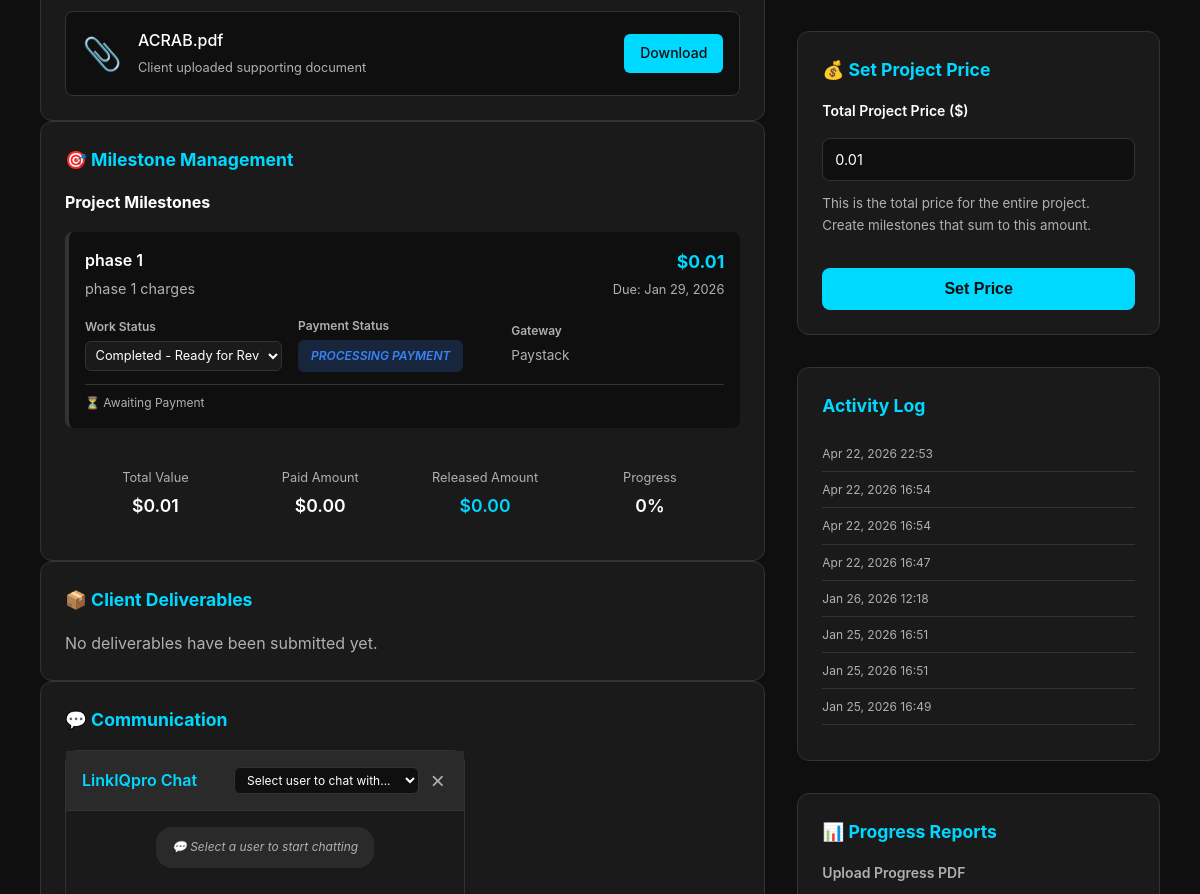
Before: /dashboard/admin/project/SIQ-TZ6ABV/ (signed in, middle part) with the older database file.
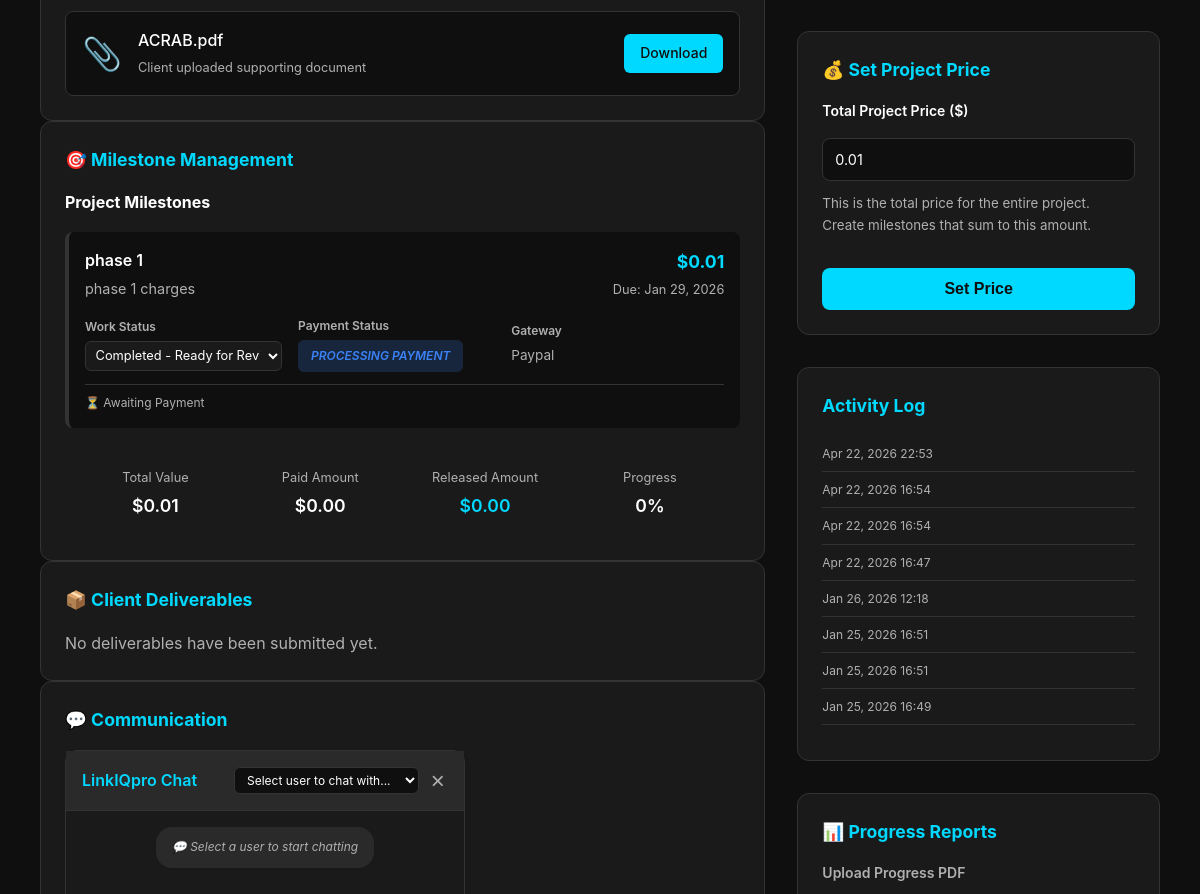
After: the same page with the newer database file.
### apps/projects/models.py (models this page shows, shortened)
class Milestone(models.Model):
    STATUS_CHOICES = [
        ('pending', 'Pending'),
        ('in_progress', 'In Progress'),
        ('completed', 'Completed - Ready for Review'),
        ('approved', 'Approved - Payment Ready'),
        ('rejected', 'Rejected - Needs Revision'),
    ]
    PAYMENT_STATUS_CHOICES = [
        ('unfunded', 'Unfunded'),
        ('processing', 'Processing Payment'),
        ('funded', 'Funded - Payment Received'),
        ('released', 'Released to Admin'),
        ('refunded', 'Refunded to Client'),
        ('failed', 'Payment Failed'),
    ]
    id = models.UUIDField(primary_key=True, default=uuid.uuid4, editable=False)
    project = models.ForeignKey(Project, on_delete=models.CASCADE, related_name='milestones')
    title = models.CharField(max_length=255)
    description = models.TextField()
    amount = models.DecimalField(
        max_digits=10,
        decimal_places=2,
        validators=[MinValueValidator(0.01)]
    )
    due_date = models.DateField()
    delivery_instructions = models.TextField(blank=True, null=True)
    status = models.CharField(max_length=20, choices=STATUS_CHOICES, default='pending')
    payment_status = models.CharField(max_length=20, choices=PAYMENT_STATUS_CHOICES, default='unfunded')
    gateway_used = models.CharField(
        max_length=20,
        choices=[('paypal', 'PayPal'), ('paystack', 'PayStack')],
        blank=True, null=True
    )
    paypal_order_id = models.CharField(max_length=255, blank=True, null=True)
    paypal_auth_id = models.CharField(max_length=100, blank=True, null=True)
    paystack_reference = models.CharField(max_length=100, blank=True, null=True)
    paystack_currency = models.CharField(max_length=10, blank=True, null=True)
    created_at = models.DateTimeField(auto_now_add=True)
    updated_at = models.DateTimeField(auto_now=True)
    funded_at = models.DateTimeField(blank=True, null=True)
    released_at = models.DateTimeField(blank=True, null=True)
    completed_at = models.DateTimeField(blank=True, null=True)
    class Meta:
        ordering = ['created_at']
        db_table = 'core_milestone'
        indexes = [
            models.Index(fields=['project', 'status']),
            models.Index(fields=['payment_status']),
            models.Index(fields=['due_date']),
        ]
    @property
    def is_releasable(self):
        return self.status == 'approved' and self.payment_status == 'funded'

### apps/projects/views.py (the view, shortened to what this page needs)
# urls.py: path('dashboard/admin/project/<str:project_id>/', views.project_triage, name='project_triage'),
@require_admin
def project_triage(request, project_id):
    project = get_object_or_404(Project, project_id=project_id)
    milestones = project.milestones.all().order_by('created_at')
    from apps.audit.models import AuditLog
    audit_logs = AuditLog.objects.filter(project=project).order_by('-created_at')[:10]
    progress_reports = ProjectProgress.objects.filter(project=project).order_by('-uploaded_at')
    from apps.users.repositories import UserRepository
    analysts = UserRepository.get_analysts()
    admins = UserRepository.get_admins()
    status_choices = Project.STATUS_CHOICES
    milestone_status_choices = Milestone.STATUS_CHOICES
    payment_status_choices = Milestone.PAYMENT_STATUS_CHOICES
    return render(request, 'core/project_triage.html', {
        'project': project,
        'milestones': milestones,
        'audit_logs': audit_logs,
        'analysts': analysts,
        'admins': admins,
        'status_choices': status_choices,
        'milestone_status_choices': milestone_status_choices,
        'payment_status_choices': payment_status_choices,
        'progress_reports': progress_reports,
    })

### apps/projects/models.py (called while the page is built)
    @property
    def progress_percentage(self):
        milestones = self.milestones.all()
        if not milestones:
            return 0
        completed = sum(1 for m in milestones if m.status == 'approved')
        return int((completed / len(milestones)) * 100)

### apps/users/models.py (called while the page is built)
    @property
    def is_authenticated(self):
        return True

### apps/users/repositories.py (called while the page is built)
    @staticmethod
    def get_analysts() -> List[PseudonymousUser]:
        return list(PseudonymousUser.objects.filter(is_analyst=True, is_active=True))

    @staticmethod
    def get_admins() -> List[PseudonymousUser]:
        return list(PseudonymousUser.objects.filter(is_admin=True, is_active=True))

### core/context_processors.py (called while the page is built)
def chat_users(request):
    if request.user.is_authenticated:
        admins = PseudonymousUser.objects.filter(is_admin=True, is_active=True)
        return {
            'chat_admins': admins,
        }
    return {}

### templates/core/project_triage.html (shortened to what the changed rows need)
{% extends "base.html" %}
{% block content %}
<div class="triage-container">
    <div class="main-content">
        <div class="section">
            <h2>🎯 Milestone Management</h2>
            {% if milestones %}
                <div class="milestones-list">
                    {% for milestone in milestones %}
                    <div class="milestone-item">
                        <div class="milestone-header">
                            <div class="milestone-title">
                                <h4>{{ milestone.title }}</h4>
                                <p class="milestone-desc">{{ milestone.description }}</p>
                            </div>
                            <div class="milestone-price">
                                <strong>${{ milestone.amount|floatformat:2 }}</strong>
                                <span class="milestone-due">Due: {{ milestone.due_date|date:"M d, Y" }}</span>
                            </div>
                        </div>
                        <div class="milestone-status-grid">
                            <div>
                                <div style="font-weight: 600; margin-bottom: 0.25rem; color: var(--text-secondary); font-size: 0.75rem;">Work Status</div>
                                <form method="post" class="inline-form" style="display: inline;">
                                    <select name="status" onchange="this.form.submit()" style="padding: 0.35rem; font-size: 0.8rem; border: 1px solid var(--border-color); border-radius: 0.375rem; background: var(--bg-secondary);">
                                        {% for value, label in milestone_status_choices %}
                                            <option value="{{ value }}" {% if milestone.status == value %}selected{% endif %}>{{ label }}</option>
                                        {% endfor %}
                                    </select>
                                </form>
                            </div>
                            <div>
                                <div style="font-weight: 600; margin-bottom: 0.25rem; color: var(--text-secondary); font-size: 0.75rem;">Payment Status</div>
                                <span class="payment-badge {% if milestone.payment_status == 'funded' %}funded{% elif milestone.payment_status == 'released' %}released{% elif milestone.payment_status == 'processing' %}processing{% else %}unfunded{% endif %}">
                                    {{ milestone.get_payment_status_display }}
                                </span>
                            </div>
                            <div>
                                <div style="font-weight: 600; margin-bottom: 0.25rem; color: var(--text-secondary); font-size: 0.75rem;">Gateway</div>
                                <span style="font-size: 0.85rem; color: var(--text-secondary);">
                                    {{ milestone.gateway_used|default:"—"|title }}
                                </span>
                            </div>
                        </div>
                        <div class="milestone-timeline">
                            {% if not milestone.funded_at %}
                                <span>⏳ Awaiting Payment</span>
                            {% endif %}
                        </div>
                    </div>
                    {% endfor %}
                </div>
            {% endif %}
        </div>
        <div class="section">
            <h2>📦 Client Deliverables</h2>
        </div>
        <div class="section">
            <h2>💬 Communication</h2>
        </div>
    </div>
    <div class="triage-sidebar">
        <div class="section">
            <h2>💰 Set Project Price</h2>
        </div>
        {% if audit_logs %}
        <div class="section">
            <h2>Activity Log</h2>
        </div>
        {% endif %}
        <div class="section">
            <h2>📊 Progress Reports</h2>
        </div>
    </div>
</div>
{% endblock %}

Changed rows visible on the page:
changed Milestone "phase 1": gateway_used "Paystack" → "Paypal"
